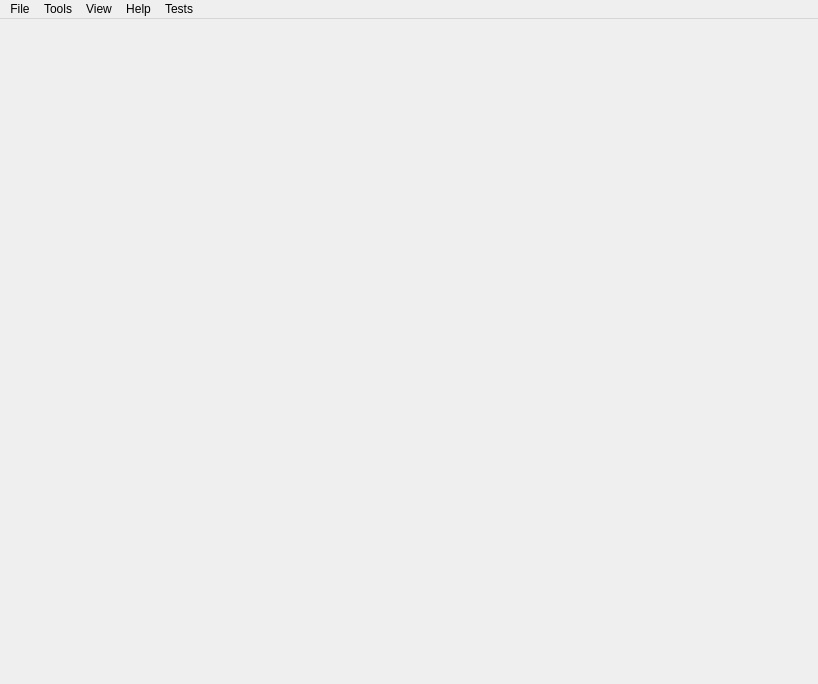
<?xml version="1.0" encoding="UTF-8"?>
<ui version="4.0">
 <class>MainWindow</class>
 <widget class="QMainWindow" name="MainWindow">
  <property name="geometry">
   <rect>
    <x>0</x>
    <y>0</y>
    <width>818</width>
    <height>684</height>
   </rect>
  </property>
  <property name="windowTitle">
   <string>MainWindow</string>
  </property>
  <widget class="QWidget" name="centralwidget">
   <layout class="QGridLayout" name="gridLayout_5">
    <property name="leftMargin">
     <number>0</number>
    </property>
    <property name="topMargin">
     <number>0</number>
    </property>
    <property name="rightMargin">
     <number>0</number>
    </property>
    <property name="bottomMargin">
     <number>0</number>
    </property>
    <item row="0" column="0">
     <widget class="QVTKWidget" name="qvtkWidget" native="true">
      <property name="sizePolicy">
       <sizepolicy hsizetype="Ignored" vsizetype="Ignored">
        <horstretch>0</horstretch>
        <verstretch>0</verstretch>
       </sizepolicy>
      </property>
      <property name="minimumSize">
       <size>
        <width>0</width>
        <height>0</height>
       </size>
      </property>
     </widget>
    </item>
   </layout>
  </widget>
  <widget class="QMenuBar" name="menuBar">
   <property name="geometry">
    <rect>
     <x>0</x>
     <y>0</y>
     <width>818</width>
     <height>21</height>
    </rect>
   </property>
   <widget class="QMenu" name="menuFile">
    <property name="title">
     <string>File</string>
    </property>
    <addaction name="actionOpenFile"/>
    <addaction name="actionOpen_Folder"/>
    <addaction name="separator"/>
    <addaction name="actionExit"/>
   </widget>
   <widget class="QMenu" name="menuHelp">
    <property name="title">
     <string>Help</string>
    </property>
   </widget>
   <widget class="QMenu" name="menuView">
    <property name="title">
     <string>View</string>
    </property>
    <addaction name="actionReset_view"/>
    <addaction name="separator"/>
    <addaction name="actionZoom_in_10"/>
    <addaction name="actionZoom_out_10"/>
    <addaction name="actionFit_to_window"/>
   </widget>
   <widget class="QMenu" name="menuTools">
    <property name="title">
     <string>Tools</string>
    </property>
    <addaction name="actionCreate_polyline"/>
    <addaction name="actionClear_polylines"/>
    <addaction name="actionRasterize_polylines"/>
    <addaction name="actionFill_rasterized_polylines"/>
    <addaction name="separator"/>
   </widget>
   <widget class="QMenu" name="menuTests">
    <property name="title">
     <string>Tests</string>
    </property>
    <addaction name="actionTest_Sobel_filter"/>
    <addaction name="actionTest_Gaussian_filter"/>
    <addaction name="actionTest_edge_indicator"/>
    <addaction name="actionNormalize_image_to_0_1"/>
   </widget>
   <addaction name="menuFile"/>
   <addaction name="menuTools"/>
   <addaction name="menuView"/>
   <addaction name="menuHelp"/>
   <addaction name="menuTests"/>
  </widget>
  <action name="actionOpenFile">
   <property name="enabled">
    <bool>true</bool>
   </property>
   <property name="text">
    <string>Open File...</string>
   </property>
  </action>
  <action name="actionExit">
   <property name="text">
    <string>Exit</string>
   </property>
  </action>
  <action name="actionReset_view">
   <property name="text">
    <string>Reset view</string>
   </property>
  </action>
  <action name="actionZoom_in_10">
   <property name="text">
    <string>Zoom in 10%</string>
   </property>
  </action>
  <action name="actionZoom_out_10">
   <property name="text">
    <string>Zoom out 10%</string>
   </property>
  </action>
  <action name="actionFit_to_window">
   <property name="text">
    <string>Fit to window</string>
   </property>
  </action>
  <action name="actionOpen_Folder">
   <property name="text">
    <string>Open Folder...</string>
   </property>
  </action>
  <action name="actionCreate_polyline">
   <property name="text">
    <string>Create polyline</string>
   </property>
  </action>
  <action name="actionClear_polylines">
   <property name="text">
    <string>Clear polylines</string>
   </property>
  </action>
  <action name="actionRasterize_polylines">
   <property name="text">
    <string>Rasterize polylines</string>
   </property>
  </action>
  <action name="actionTest_Sobel_filter">
   <property name="text">
    <string>Test Sobel filter</string>
   </property>
  </action>
  <action name="actionTest_Gaussian_filter">
   <property name="text">
    <string>Test Gaussian filter</string>
   </property>
  </action>
  <action name="actionTest_edge_indicator">
   <property name="text">
    <string>Test edge indicator</string>
   </property>
  </action>
  <action name="actionNormalize_image_to_0_1">
   <property name="text">
    <string>Normalize image to [0,1]</string>
   </property>
  </action>
  <action name="actionFill_rasterized_polylines">
   <property name="text">
    <string>Fill rasterized polylines</string>
   </property>
  </action>
 </widget>
 <layoutdefault spacing="6" margin="11"/>
 <customwidgets>
  <customwidget>
   <class>QVTKWidget</class>
   <extends>QWidget</extends>
   <header>QVTKWidget.h</header>
  </customwidget>
 </customwidgets>
 <resources/>
 <connections/>
</ui>
